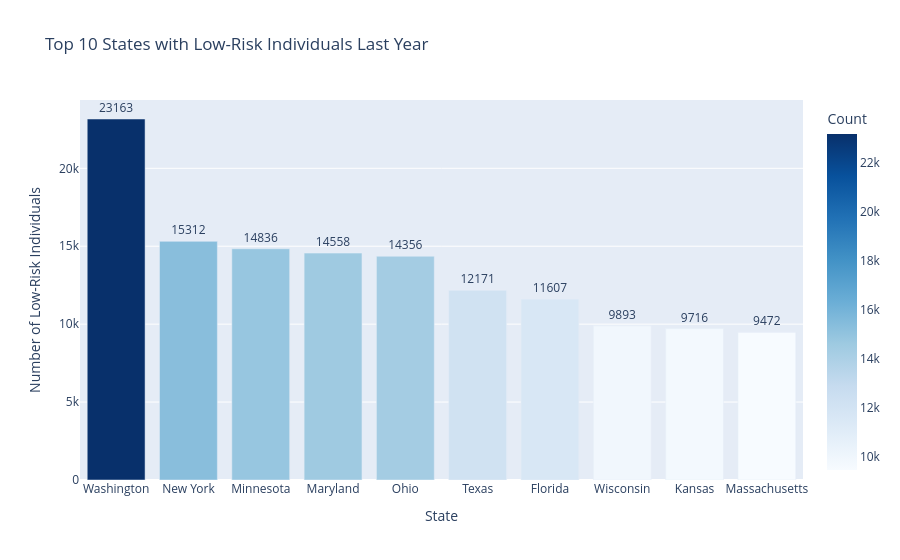

Notebook code cell kept with this figure:
### Markdown cell above
# Top 10 States with Low-Risk Individuals Last Year

This bar chart shows the top 10 states with the highest number of low-risk individuals last year.  
- Each bar represents the count of low-risk participants in that state.  
- The color intensity reflects the number of individuals, with darker blue indicating higher counts.  
- Useful for comparing healthier populations across states.

### Code cell
Low_Risk_LastYear_State = df[df['HighRiskLastYear'] == 0]['State']
low_states = Low_Risk_LastYear_State.value_counts().head(10).reset_index()
low_states.columns = ['State', 'Count']

fig = px.bar(low_states,x='State',y='Count',title='Top 10 States with Low-Risk Individuals Last Year',color='Count',color_continuous_scale='Blues',text='Count')
fig.update_traces(textposition='outside')
fig.update_layout(xaxis_title='State',yaxis_title='Number of Low-Risk Individuals',showlegend=False)
fig.show()

### Figure 1 — Plotly figure (JSON) as saved in the notebook; plotly's stock layout.template omitted (floating-point values rounded to 4 significant figures)
{"data": [{"alignmentgroup": "True", "hovertemplate": "State=%{x}<br>Count=%{marker.color}<extra></extra>", "legendgroup": "", "marker": {"color": [23163, 15312, 14836, 14558, 14356, 12171, 11607, 9893, 9716, 9472], "coloraxis": "coloraxis", "pattern": {"shape": ""}}, "name": "", "offsetgroup": "", "orientation": "v", "showlegend": false, "text": [23163, 15312, 14836, 14558, 14356, 12171, 11607, 9893, 9716, 9472], "textposition": "outside", "type": "bar", "x": ["Washington", "New York", "Minnesota", "Maryland", "Ohio", "Texas", "Florida", "Wisconsin", "Kansas", "Massachusetts"], "xaxis": "x", "y": [23163, 15312, 14836, 14558, 14356, 12171, 11607, 9893, 9716, 9472], "yaxis": "y"}], "layout": {"barmode": "relative", "coloraxis": {"colorbar": {"title": {"text": "Count"}}, "colorscale": [[0, "rgb(247,251,255)"], [0.125, "rgb(222,235,247)"], [0.25, "rgb(198,219,239)"], [0.375, "rgb(158,202,225)"], [0.5, "rgb(107,174,214)"], [0.625, "rgb(66,146,198)"], [0.75, "rgb(33,113,181)"], [0.875, "rgb(8,81,156)"], [1, "rgb(8,48,107)"]]}, "legend": {"tracegroupgap": 0}, "showlegend": false, "title": {"text": "Top 10 States with Low-Risk Individuals Last Year"}, "xaxis": {"anchor": "y", "domain": [0, 1], "title": {"text": "State"}}, "yaxis": {"anchor": "x", "domain": [0, 1], "title": {"text": "Number of Low-Risk Individuals"}}}}
